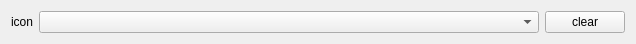
<?xml version="1.0" encoding="UTF-8"?>
<ui version="4.0">
 <class>WLMessManager</class>
 <widget class="QWidget" name="WLMessManager">
  <property name="geometry">
   <rect>
    <x>0</x>
    <y>0</y>
    <width>633</width>
    <height>43</height>
   </rect>
  </property>
  <property name="sizePolicy">
   <sizepolicy hsizetype="Fixed" vsizetype="Fixed">
    <horstretch>0</horstretch>
    <verstretch>0</verstretch>
   </sizepolicy>
  </property>
  <property name="minimumSize">
   <size>
    <width>0</width>
    <height>0</height>
   </size>
  </property>
  <property name="windowTitle">
   <string>WLMessManager</string>
  </property>
  <layout class="QGridLayout" name="gridLayout">
   <item row="0" column="0">
    <layout class="QHBoxLayout" name="horizontalLayout">
     <item>
      <widget class="QLabel" name="label">
       <property name="sizePolicy">
        <sizepolicy hsizetype="Minimum" vsizetype="Minimum">
         <horstretch>0</horstretch>
         <verstretch>0</verstretch>
        </sizepolicy>
       </property>
       <property name="text">
        <string notr="true">icon</string>
       </property>
      </widget>
     </item>
     <item>
      <widget class="QComboBox" name="comboBox">
       <property name="sizePolicy">
        <sizepolicy hsizetype="Minimum" vsizetype="Minimum">
         <horstretch>0</horstretch>
         <verstretch>0</verstretch>
        </sizepolicy>
       </property>
       <property name="minimumSize">
        <size>
         <width>500</width>
         <height>0</height>
        </size>
       </property>
       <property name="minimumContentsLength">
        <number>0</number>
       </property>
       <property name="modelColumn">
        <number>0</number>
       </property>
      </widget>
     </item>
     <item>
      <widget class="QPushButton" name="pushButtonCErr">
       <property name="sizePolicy">
        <sizepolicy hsizetype="Maximum" vsizetype="Maximum">
         <horstretch>0</horstretch>
         <verstretch>0</verstretch>
        </sizepolicy>
       </property>
       <property name="text">
        <string>clear</string>
       </property>
       <property name="checkable">
        <bool>false</bool>
       </property>
      </widget>
     </item>
    </layout>
   </item>
  </layout>
 </widget>
 <layoutdefault spacing="6" margin="11"/>
 <resources/>
 <connections/>
</ui>
